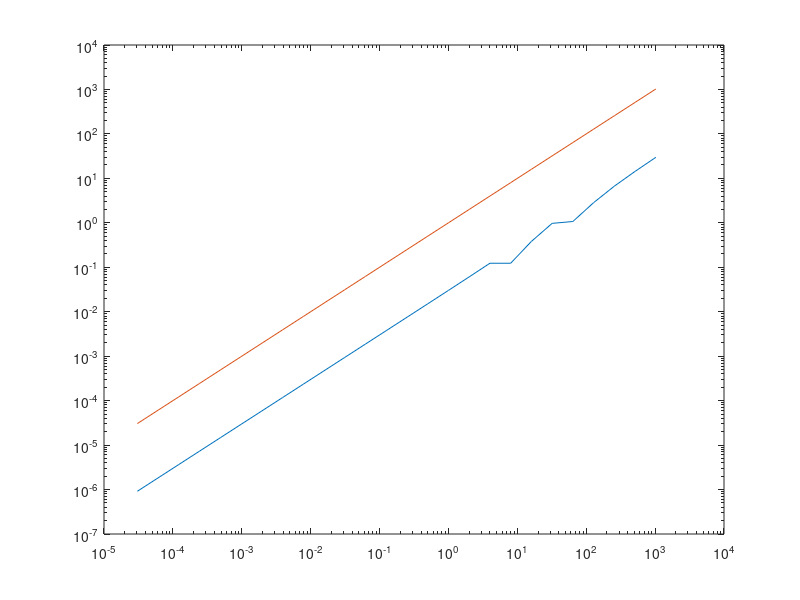

The MATLAB source for this figure:
%% 1d trapezoid rule integration test
% for a smooth function, convergence is super-algebraic

hs = 1./2.^(-10:15);
dens = @(x) x.^2; % exp(-(x.^2)/(2*5^2)); % test density 
errs = hs*0;

trueint = 2*50^3/3; % 12.53314137315500251207863542266483733193

for i = 1:numel(hs)
    h = hs(i);
    xs = -50:h:50;
    errs(i) = abs(trueint - sum(h*dens(xs)))/trueint;
end

loglog(hs,errs)
hold on

loglog(hs,hs.^1)

